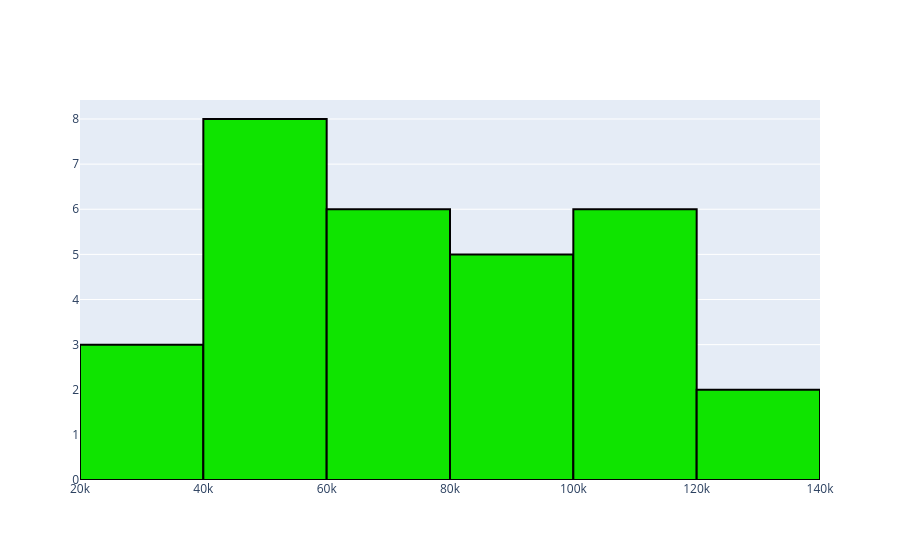

The cell this chart's notebook holds for it:
### Code cell
hist = [go.Histogram(x = dataset['Salary'],\
                     marker=dict(color ='#0FE400',line = dict(color='black',width=2)))]

fig = go.Figure(data = hist)

iplot(fig)

### Figure 1 — Plotly figure (JSON) as saved in the notebook; plotly's stock layout.template omitted (floating-point values rounded to 4 significant figures)
{"data": [{"marker": {"color": "#0FE400", "line": {"color": "black", "width": 2}}, "type": "histogram", "x": [39343, 46205, 37731, 43525, 39891, 56642, 60150, 54445, 64445, 57189, 63218, 55794, 56957, 57081, 61111, 67938, 66029, 83088, 81363, 93940, 91738, 98273, 101302, 113812, 109431, 105582, 116969, 112635, 122391, 121872]}], "layout": {}}
